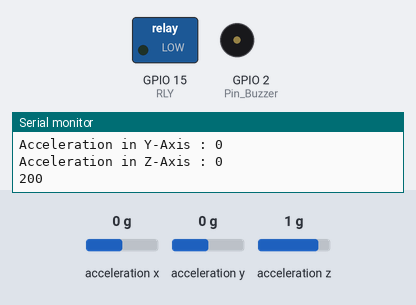
Bench run of a sketch on a simulated ESP8266 (NodeMCU). On the bench: switched loads named in the sketch (green lamp = pin HIGH), buzzer (waves = sounding, pin HIGH), the last lines printed to the serial monitor. Wiring (inferred from the names in the program): MMA8452 accelerometer at I2C address 0x1C. The test bench sets the inputs (shaded band); at power-on: acceleration x 0 g, acceleration y 0 g, acceleration z 1 g. WiFi joins after 1.5 s; servers stay silent unless stated; uploads are accepted with an empty reply; no MQTT or app messages arrive unless stated.

Above: at 28.8 s.
At 55.87 s:
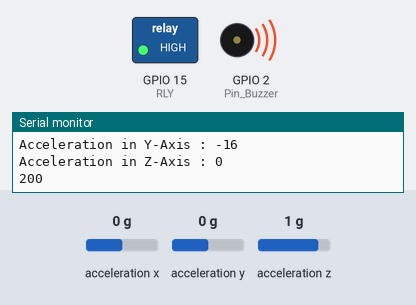
At 57.3 s:
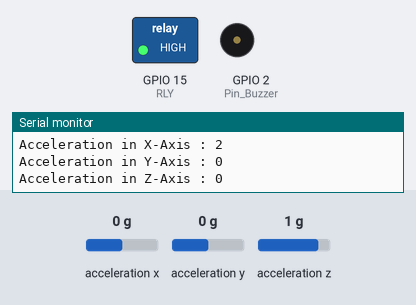
Timing chart, 0 to 72.1 s (numbered marks = the images above):
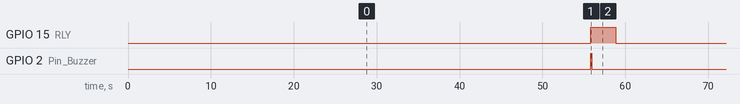

Measured:
- by itself, GPIO 15 (RLY): alternates HIGH for 3.0 s and LOW for 51.1 s
- by itself, GPIO 2 (Pin_Buzzer): alternates HIGH for 0.10 s and LOW for 54.0 s

The sketch:

mma845x_ex.ino
```cpp
#include <Wire.h>
#include <ESP8266WiFi.h>
#include <ESP8266HTTPClient.h>
#include <PubSubClient.h>

char ssid[] = "IoT518";
char password[] = "iot123456";
const char* mqttServer = "3.92.133.55"; // AWS에서 부여받은 개인의 ip 주소
const int mqttPort = 1883; // Port 할당
const char* mqttUser = "yhur";
const char* mqttPassword = "hi";

// MMA8452Q I2C address is 0x1C(28)
#define Addr 0x1C

char Accelstr[10];
int RLY = 15;
int Pin_Buzzer = 2;
int Accelration = 0;

HTTPClient http;
WiFiClient espClient;
PubSubClient client(espClient);

void setup()
{

  // Initialise I2C communication as MASTER
  Wire.begin();
  // Initialise Serial Communication, set baud rate = 9600
  Serial.begin(115200);
  pinMode(RLY,OUTPUT);
  pinMode(Pin_Buzzer, OUTPUT);
  // Start I2C Transmission
  Wire.beginTransmission(Addr);
  // Select control register
  Wire.write(0x2A);
  // StandBy mode
  Wire.write((byte)0x00);
  // Stop I2C Transmission
  Wire.endTransmission();

  // Start I2C Transmission
  Wire.beginTransmission(Addr);
  // Select control register
  Wire.write(0x2A);
  // Active mode
  Wire.write(0x01);
  // Stop I2C Transmission
  Wire.endTransmission();

  // Start I2C Transmission
  Wire.beginTransmission(Addr);
  // Select control register
  Wire.write(0x0E);
  // Set range to +/- 2g
  Wire.write((byte)0x00);
  // Stop I2C Transmission
  Wire.endTransmission();
  delay(300);
  WiFi.mode(WIFI_STA);
  WiFi.begin(ssid, password);
  while (WiFi.status() != WL_CONNECTED) {
      delay(500);
      Serial.println("Connecting to WiFi..");
  }
  Serial.println("Connected to the WiFi network");
  Serial.println("");

  client.setServer(mqttServer, mqttPort);
  client.setCallback(callback);

  while (!client.connected())
    {
        Serial.println("Connecting to MQTT...");
        if (client.connect("ESP8266Client", mqttUser, mqttPassword ))
        {
            Serial.println("connected");
        }
        else
        {
            Serial.print("failed with state "); Serial.println(client.state());
            delay(2000);
        }
    }

  http.begin("http://3.92.133.55:8086/write?db=sensorDB");
}

void callback(char* topic, byte* payload, unsigned int length)
{
    Serial.print("Message arrived in topic: ");
    Serial.println(topic);
    Serial.print("Message:");
    for (int i = 0; i < length; i++)
    {
        Serial.print((char)payload[i]);
    }
    Serial.println("-----------------------");
}

void loop()
{
  unsigned int data[7];
  digitalWrite(Pin_Buzzer, LOW);
  // Request 7 bytes of data
  Wire.requestFrom(Addr, 7);

  // Read 7 bytes of data
  // staus, xAccl lsb, xAccl msb, yAccl lsb, yAccl msb, zAccl lsb, zAccl msb
  if(Wire.available() == 7)
  {
    data[0] = Wire.read();
    data[1] = Wire.read();
    data[2] = Wire.read();
    data[3] = Wire.read();
    data[4] = Wire.read();
    data[5] = Wire.read();
    data[6] = Wire.read();
  }

  // Convert the data to 12-bits
  int xAccla = ((data[1] * 256) + data[2]) / 16;
  if (xAccla > 2047)
  {
    xAccla -= 4096;
  }

  int yAccla = ((data[3] * 256) + data[4]) / 16;
  if (yAccla > 2047)
  {
    yAccla -= 4096;
  }

  int zAccla = ((data[5] * 256) + data[6]) / 16;
  if (zAccla > 2047)
  {
    zAccla -= 4096;
  }
  delay(1000);


  Wire.requestFrom(Addr, 7);
  if(Wire.available() == 7)
  {
    data[0] = Wire.read();
    data[1] = Wire.read();
    data[2] = Wire.read();
    data[3] = Wire.read();
    data[4] = Wire.read();
    data[5] = Wire.read();
    data[6] = Wire.read();
  }
    // Convert the data to 12-bits
  int xAcclb = ((data[1] * 256) + data[2]) / 16;
  if (xAcclb > 2047)
  {
    xAcclb -= 4096;
  }

  int yAcclb = ((data[3] * 256) + data[4]) / 16;
  if (yAcclb > 2047)
  {
    yAcclb -= 4096;
  }

  int zAcclb = ((data[5] * 256) + data[6]) / 16;
  if (zAcclb > 2047)
  {
    zAcclb -= 4096;
  }
  int xAccl = xAccla - xAcclb;
  int yAccl = yAccla - yAcclb;
  int zAccl = zAccla - zAcclb;

  // Output data to serial monitor
  Serial.print("Acceleration in X-Axis : ");
  Serial.println(xAccl);
  Serial.print("Acceleration in Y-Axis : ");
  Serial.println(yAccl);
  Serial.print("Acceleration in Z-Axis : ");
  Serial.println(zAccl);
  delay(500);


  Accelration = xAccl + yAccl + zAccl;
  sprintf(Accelstr, "Accelration = %4d", Accelration);
  client.publish("esp/rebi/evt/Accelration", Accelstr);
  delay(1000);
  client.loop();
  int httpCode = http.POST("dht,host=server01,region=us-west value="+String(Accelration));
  delay(200);
  //int httpCode = http.POST("Earthquake,host=server01,region=us-west value="+String(-Accelration));
  Serial.println(httpCode);
  http.end();
  String payload = http.getString();
  Serial.println(payload);

  xAccl = abs(xAccl);
  yAccl = abs(yAccl);
  zAccl = abs(zAccl);

  if( xAccl>= 600 || yAccl>= 600 || zAccl>= 600)
  {
    digitalWrite(RLY, HIGH);
    digitalWrite(Pin_Buzzer, HIGH);

  }
  else{
    digitalWrite(RLY, LOW);
    digitalWrite(Pin_Buzzer, LOW);

  }
  delay(100);
}


//void Emergency_state_(){
//  tone(Pin_Buzzer,1000,500); // 부저핀에 1000Hz로 100ms 동안 부저 울리도록 한다.
//}
```
